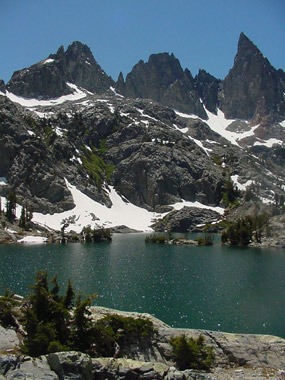
#> input picture images/q10_lake.jpeg, 285 x 380 px, found by its file name
$ python q10_bilateral.py
#> lines starting #> are read from the running program, lines starting #| are printed output that depends on the picture
"""EN3160 A01 - Q10: Bilateral filtering - OpenCV vs Gaussian vs a custom implementation."""
import cv2
import numpy as np
import matplotlib.pyplot as plt
import time

img = cv2.imread("/home/claude/en3160_a01/images/q10_lake.jpeg")
#> img is the input picture: shape (380, 285, 3); mean B, G, R 92.6, 88.6, 75.1
img_f = img.astype(np.float64)

SIGMA_S = 9     # spatial sigma (pixels)
SIGMA_R = 40    # range/intensity sigma
D = 15          # diameter, roughly 3*sigma_s

t0 = time.time()
cv_bilateral = cv2.bilateralFilter(img, d=D, sigmaColor=SIGMA_R, sigmaSpace=SIGMA_S)
t_cv = time.time() - t0

gauss = cv2.GaussianBlur(img, (D, D), sigmaX=SIGMA_S)
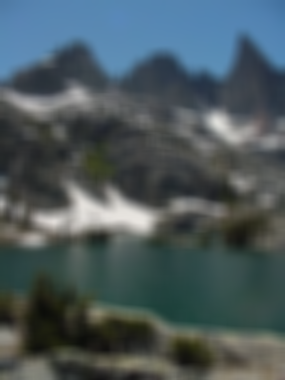
#> gauss: shape (380, 285, 3); mean B, G, R 92.6, 88.6, 75.1

def bilateral_filter_manual(im, sigma_s, sigma_r, radius):
    h, w, c = im.shape
    padded = np.pad(im, ((radius, radius), (radius, radius), (0, 0)), mode="reflect").astype(np.float64)
    out = np.zeros_like(im, dtype=np.float64)

    ys, xs = np.meshgrid(np.arange(-radius, radius + 1), np.arange(-radius, radius + 1), indexing="ij")
    spatial_w = np.exp(-(xs ** 2 + ys ** 2) / (2 * sigma_s ** 2))  # (k, k)

    for i in range(h):
        for j in range(w):
            patch = padded[i:i + 2 * radius + 1, j:j + 2 * radius + 1, :]     # (k,k,c)
            center = padded[i + radius, j + radius, :]                        # (c,)
            diff = patch - center
            range_w = np.exp(-np.sum(diff ** 2, axis=2) / (2 * sigma_r ** 2))  # (k,k)
            weight = spatial_w * range_w                                       # (k,k)
            wsum = weight.sum()
            out[i, j, :] = (patch * weight[:, :, None]).sum(axis=(0, 1)) / wsum
    return np.clip(out, 0, 255).astype(np.uint8)

# The naive O(H*W*k^2) Python loop is very slow at full resolution, so run
# the custom implementation on a downsized copy for a feasible runtime, and
# compare against cv2's bilateral filter run on the same downsized image.
scale = 0.35
small = cv2.resize(img, None, fx=scale, fy=scale, interpolation=cv2.INTER_AREA)
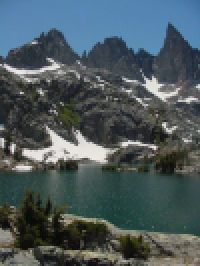
#> small: shape (133, 100, 3) (shown 2 times larger); mean B, G, R 92.6, 88.6, 75.1
radius = 5
t0 = time.time()
my_bilateral_small = bilateral_filter_manual(small, sigma_s=SIGMA_S * scale, sigma_r=SIGMA_R, radius=radius)
#> in bilateral_filter_manual, `padded = np.pad(im, ((radius, radius), (radius, radius), (0, 0)), mode..`:
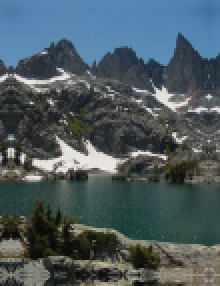
#> padded: shape (143, 110, 3) float64 (shown 2 times larger); mean B, G, R 95.2, 90.1, 75.9
t_mine = time.time() - t0
cv_bilateral_small = cv2.bilateralFilter(small, d=2 * radius + 1, sigmaColor=SIGMA_R, sigmaSpace=SIGMA_S * scale)
gauss_small = cv2.GaussianBlur(small, (2 * radius + 1, 2 * radius + 1), sigmaX=SIGMA_S * scale)
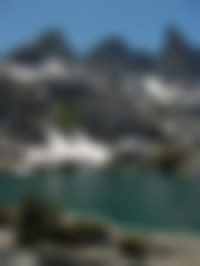
#> gauss_small: shape (133, 100, 3) (shown 2 times larger); mean B, G, R 92.6, 88.6, 75.1

def psnr(a, b):
    mse = np.mean((a.astype(np.float64) - b.astype(np.float64)) ** 2)
    if mse == 0:
        return float("inf")
    return 10 * np.log10(255 ** 2 / mse)

ssd_mine_cv = np.sum((my_bilateral_small.astype(np.float64) - cv_bilateral_small.astype(np.float64)) ** 2) / my_bilateral_small.size
#> ssd_mine_cv = 11.55
psnr_mine_cv = psnr(my_bilateral_small, cv_bilateral_small)
#> psnr_mine_cv = 37.5
print(f"cv2.bilateralFilter (full res): {t_cv*1000:.1f} ms")
print(f"custom bilateral (small, {radius=}): {t_mine*1000:.1f} ms")
print(f"normalized SSD (mine vs cv2, small): {ssd_mine_cv:.4f}")
#| normalized SSD (mine vs cv2, small): 11.5520
print(f"PSNR        (mine vs cv2, small): {psnr_mine_cv:.2f} dB")
#| PSNR        (mine vs cv2, small): 37.50 dB

fig, axes = plt.subplots(2, 3, figsize=(14, 8.5))
axes[0, 0].imshow(cv2.cvtColor(img, cv2.COLOR_BGR2RGB)); axes[0, 0].axis("off")
axes[0, 0].set_title("(a) Original")
axes[0, 1].imshow(cv2.cvtColor(gauss, cv2.COLOR_BGR2RGB)); axes[0, 1].axis("off")
axes[0, 1].set_title("(b) Gaussian blur (same kernel size)")
axes[0, 2].imshow(cv2.cvtColor(cv_bilateral, cv2.COLOR_BGR2RGB)); axes[0, 2].axis("off")
axes[0, 2].set_title(f"(c) cv2.bilateralFilter\n{t_cv*1000:.1f} ms")

axes[1, 0].imshow(cv2.cvtColor(small, cv2.COLOR_BGR2RGB)); axes[1, 0].axis("off")
axes[1, 0].set_title("(d) Downsized input (for (e)-(f))")
axes[1, 1].imshow(cv2.cvtColor(cv_bilateral_small, cv2.COLOR_BGR2RGB)); axes[1, 1].axis("off")
axes[1, 1].set_title("(e) cv2.bilateralFilter (small)")
axes[1, 2].imshow(cv2.cvtColor(my_bilateral_small, cv2.COLOR_BGR2RGB)); axes[1, 2].axis("off")
axes[1, 2].set_title(f"(f) Custom bilateral (small)\nPSNR vs (e) = {psnr_mine_cv:.1f} dB")

plt.tight_layout()
plt.savefig("/home/claude/en3160_a01/figures/q10_result.png", dpi=150)
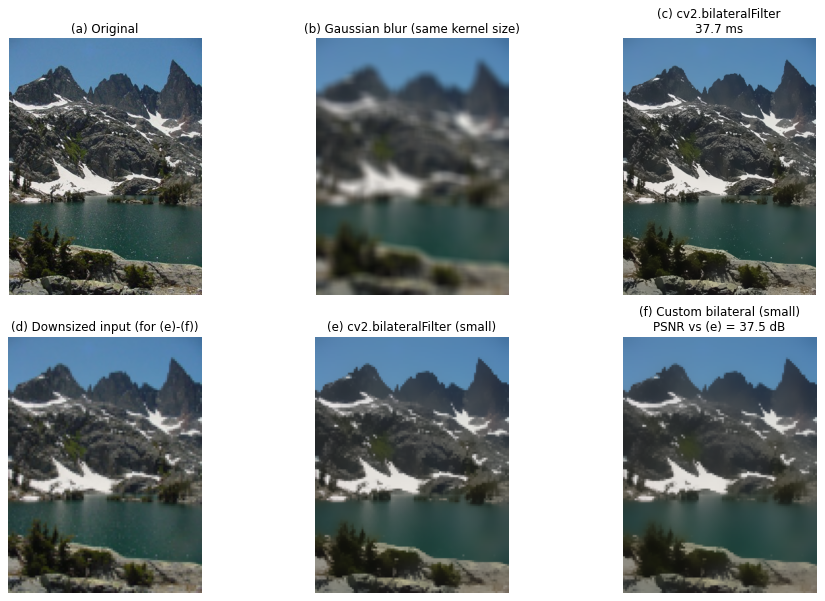
#> figure drawn by matplotlib, 6 panels
print("saved q10_result.png")

$ run again, with images/q1_emma.jpeg copied over images/q10_lake.jpeg
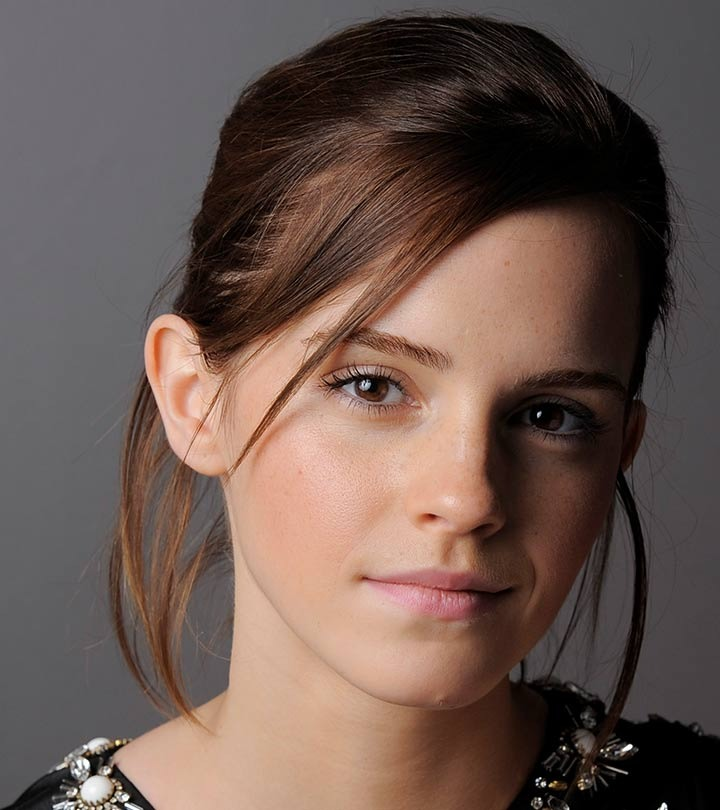
#> input picture images/q1_emma.jpeg, 720 x 810 px, found by its file name
#> img is the input picture: shape (810, 720, 3); mean B, G, R 80.1, 87.4, 106.8
#> `gauss = cv2.GaussianBlur(img, (D, D), sigmaX=SIGMA_S)`:
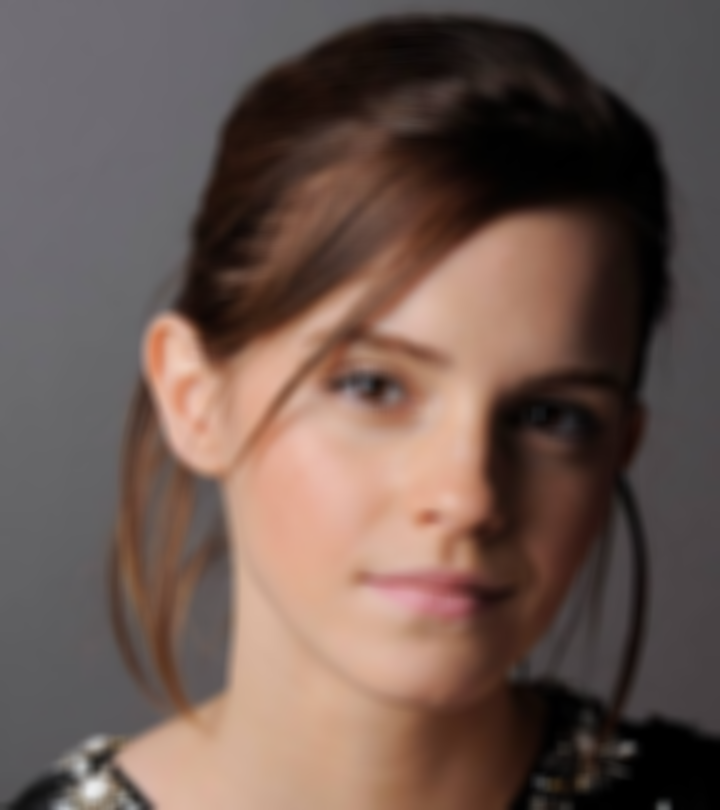
#> gauss: shape (810, 720, 3); mean B, G, R 80.1, 87.4, 106.7
#> in bilateral_filter_manual, `padded = np.pad(im, ((radius, radius), (radius, radius), (0, 0)), mode..`:
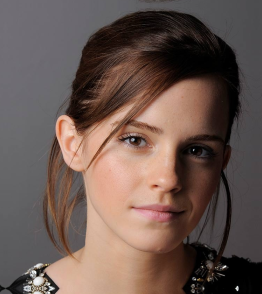
#> padded: shape (294, 262, 3) float64; mean B, G, R 80.6, 87.4, 105.8
#> ssd_mine_cv = 4.01
#> psnr_mine_cv = 42.1
#| normalized SSD (mine vs cv2, small): 4.0058
#| PSNR        (mine vs cv2, small): 42.10 dB

$ run again, with images/q3_gamma.jpeg copied over images/q10_lake.jpeg
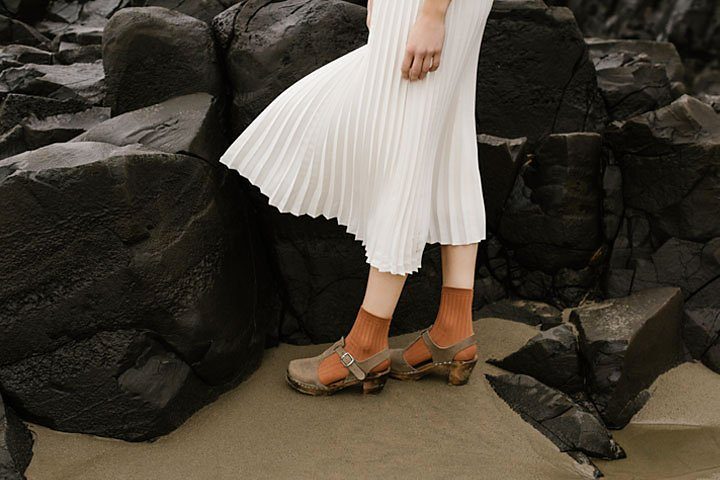
#> input picture images/q3_gamma.jpeg, 720 x 480 px, found by its file name
#> img is the input picture: shape (480, 720, 3); mean B, G, R 58.1, 68.6, 75.7
#> in bilateral_filter_manual, `padded = np.pad(im, ((radius, radius), (radius, radius), (0, 0)), mode..`:
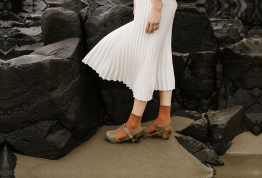
#> padded: shape (178, 262, 3) float64; mean B, G, R 58.1, 68.9, 76.2
#> `gauss_small = cv2.GaussianBlur(small, (2 * radius + 1, 2 * radius + 1)..`:
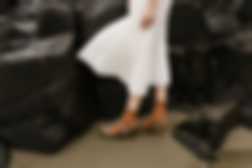
#> gauss_small: shape (168, 252, 3); mean B, G, R 58.1, 68.6, 75.7
#> ssd_mine_cv = 6.58
#> psnr_mine_cv = 39.95
#| normalized SSD (mine vs cv2, small): 6.5751
#| PSNR        (mine vs cv2, small): 39.95 dB
